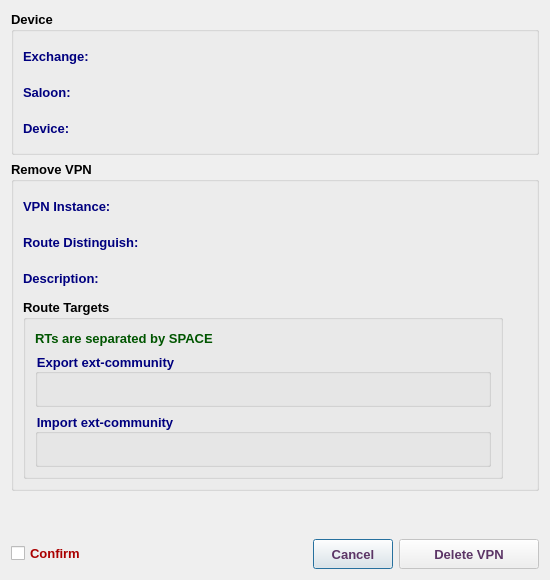
<?xml version="1.0" encoding="UTF-8"?>
<ui version="4.0">
 <class>RemoveVPNDialog</class>
 <widget class="QDialog" name="RemoveVPNDialog">
  <property name="geometry">
   <rect>
    <x>0</x>
    <y>0</y>
    <width>550</width>
    <height>580</height>
   </rect>
  </property>
  <property name="minimumSize">
   <size>
    <width>550</width>
    <height>580</height>
   </size>
  </property>
  <property name="maximumSize">
   <size>
    <width>551</width>
    <height>581</height>
   </size>
  </property>
  <property name="font">
   <font>
    <family>Tahoma</family>
    <pointsize>10</pointsize>
   </font>
  </property>
  <property name="windowTitle">
   <string>Remove VPN</string>
  </property>
  <property name="windowIcon">
   <iconset resource="../../../../image.qrc">
    <normaloff>:/Image/remove.png</normaloff>:/Image/remove.png</iconset>
  </property>
  <layout class="QVBoxLayout" name="verticalLayout">
   <item>
    <widget class="QGroupBox" name="groupBox_6">
     <property name="font">
      <font>
       <family>Tahoma</family>
       <pointsize>10</pointsize>
       <weight>75</weight>
       <bold>true</bold>
      </font>
     </property>
     <property name="title">
      <string>Device</string>
     </property>
     <layout class="QVBoxLayout" name="verticalLayout_4">
      <item>
       <layout class="QHBoxLayout" name="horizontalLayout_10">
        <item>
         <widget class="QLabel" name="label_8">
          <property name="minimumSize">
           <size>
            <width>100</width>
            <height>30</height>
           </size>
          </property>
          <property name="maximumSize">
           <size>
            <width>100</width>
            <height>30</height>
           </size>
          </property>
          <property name="font">
           <font>
            <family>Tahoma</family>
            <pointsize>10</pointsize>
            <weight>75</weight>
            <bold>true</bold>
           </font>
          </property>
          <property name="styleSheet">
           <string notr="true">color: rgb(0, 0, 127);</string>
          </property>
          <property name="text">
           <string>Exchange:</string>
          </property>
         </widget>
        </item>
        <item>
         <widget class="QLabel" name="abbrLbl">
          <property name="sizePolicy">
           <sizepolicy hsizetype="Expanding" vsizetype="Preferred">
            <horstretch>0</horstretch>
            <verstretch>0</verstretch>
           </sizepolicy>
          </property>
          <property name="minimumSize">
           <size>
            <width>200</width>
            <height>30</height>
           </size>
          </property>
          <property name="maximumSize">
           <size>
            <width>5000</width>
            <height>30</height>
           </size>
          </property>
          <property name="font">
           <font>
            <family>Tahoma</family>
            <pointsize>10</pointsize>
            <weight>75</weight>
            <bold>true</bold>
           </font>
          </property>
          <property name="styleSheet">
           <string notr="true">color: rgb(85, 0, 127);</string>
          </property>
          <property name="text">
           <string/>
          </property>
          <property name="wordWrap">
           <bool>true</bool>
          </property>
         </widget>
        </item>
       </layout>
      </item>
      <item>
       <layout class="QHBoxLayout" name="horizontalLayout_11">
        <item>
         <widget class="QLabel" name="label_9">
          <property name="minimumSize">
           <size>
            <width>100</width>
            <height>30</height>
           </size>
          </property>
          <property name="maximumSize">
           <size>
            <width>100</width>
            <height>30</height>
           </size>
          </property>
          <property name="font">
           <font>
            <family>Tahoma</family>
            <pointsize>10</pointsize>
            <weight>75</weight>
            <bold>true</bold>
           </font>
          </property>
          <property name="styleSheet">
           <string notr="true">color: rgb(0, 0, 127);</string>
          </property>
          <property name="text">
           <string>Saloon:</string>
          </property>
         </widget>
        </item>
        <item>
         <widget class="QLabel" name="saloonLbl">
          <property name="sizePolicy">
           <sizepolicy hsizetype="Expanding" vsizetype="Preferred">
            <horstretch>0</horstretch>
            <verstretch>0</verstretch>
           </sizepolicy>
          </property>
          <property name="minimumSize">
           <size>
            <width>200</width>
            <height>30</height>
           </size>
          </property>
          <property name="maximumSize">
           <size>
            <width>5000</width>
            <height>30</height>
           </size>
          </property>
          <property name="font">
           <font>
            <family>Tahoma</family>
            <pointsize>10</pointsize>
            <weight>75</weight>
            <bold>true</bold>
           </font>
          </property>
          <property name="styleSheet">
           <string notr="true">color: rgb(85, 0, 127);</string>
          </property>
          <property name="text">
           <string/>
          </property>
          <property name="wordWrap">
           <bool>true</bool>
          </property>
         </widget>
        </item>
       </layout>
      </item>
      <item>
       <layout class="QHBoxLayout" name="horizontalLayout_12">
        <item>
         <widget class="QLabel" name="label_10">
          <property name="minimumSize">
           <size>
            <width>100</width>
            <height>30</height>
           </size>
          </property>
          <property name="maximumSize">
           <size>
            <width>100</width>
            <height>30</height>
           </size>
          </property>
          <property name="font">
           <font>
            <family>Tahoma</family>
            <pointsize>10</pointsize>
            <weight>75</weight>
            <bold>true</bold>
           </font>
          </property>
          <property name="styleSheet">
           <string notr="true">color: rgb(0, 0, 127);</string>
          </property>
          <property name="text">
           <string>Device:</string>
          </property>
         </widget>
        </item>
        <item>
         <widget class="QLabel" name="deviceLbl">
          <property name="sizePolicy">
           <sizepolicy hsizetype="Expanding" vsizetype="Preferred">
            <horstretch>0</horstretch>
            <verstretch>0</verstretch>
           </sizepolicy>
          </property>
          <property name="minimumSize">
           <size>
            <width>200</width>
            <height>30</height>
           </size>
          </property>
          <property name="maximumSize">
           <size>
            <width>5000</width>
            <height>30</height>
           </size>
          </property>
          <property name="font">
           <font>
            <family>Tahoma</family>
            <pointsize>10</pointsize>
            <weight>75</weight>
            <bold>true</bold>
           </font>
          </property>
          <property name="styleSheet">
           <string notr="true">color: rgb(85, 0, 127);</string>
          </property>
          <property name="text">
           <string/>
          </property>
          <property name="wordWrap">
           <bool>true</bool>
          </property>
         </widget>
        </item>
       </layout>
      </item>
     </layout>
    </widget>
   </item>
   <item>
    <widget class="QGroupBox" name="groupBox_2">
     <property name="font">
      <font>
       <family>Tahoma</family>
       <pointsize>10</pointsize>
       <weight>75</weight>
       <bold>true</bold>
      </font>
     </property>
     <property name="title">
      <string>Remove VPN</string>
     </property>
     <layout class="QVBoxLayout" name="verticalLayout_2">
      <item>
       <layout class="QHBoxLayout" name="horizontalLayout_5">
        <item>
         <widget class="QLabel" name="label_4">
          <property name="minimumSize">
           <size>
            <width>170</width>
            <height>30</height>
           </size>
          </property>
          <property name="maximumSize">
           <size>
            <width>170</width>
            <height>30</height>
           </size>
          </property>
          <property name="font">
           <font>
            <family>Tahoma</family>
            <pointsize>10</pointsize>
            <weight>75</weight>
            <bold>true</bold>
           </font>
          </property>
          <property name="styleSheet">
           <string notr="true">color: rgb(0, 0, 127);</string>
          </property>
          <property name="text">
           <string>VPN Instance:</string>
          </property>
         </widget>
        </item>
        <item>
         <widget class="QLabel" name="vpnLbl">
          <property name="sizePolicy">
           <sizepolicy hsizetype="Expanding" vsizetype="Preferred">
            <horstretch>0</horstretch>
            <verstretch>0</verstretch>
           </sizepolicy>
          </property>
          <property name="minimumSize">
           <size>
            <width>200</width>
            <height>30</height>
           </size>
          </property>
          <property name="maximumSize">
           <size>
            <width>5000</width>
            <height>30</height>
           </size>
          </property>
          <property name="font">
           <font>
            <family>Tahoma</family>
            <pointsize>10</pointsize>
            <weight>75</weight>
            <bold>true</bold>
           </font>
          </property>
          <property name="styleSheet">
           <string notr="true">color: rgb(85, 0, 127);</string>
          </property>
          <property name="text">
           <string/>
          </property>
          <property name="wordWrap">
           <bool>true</bool>
          </property>
         </widget>
        </item>
       </layout>
      </item>
      <item>
       <layout class="QHBoxLayout" name="horizontalLayout_6">
        <item>
         <widget class="QLabel" name="label_5">
          <property name="minimumSize">
           <size>
            <width>170</width>
            <height>30</height>
           </size>
          </property>
          <property name="maximumSize">
           <size>
            <width>170</width>
            <height>30</height>
           </size>
          </property>
          <property name="font">
           <font>
            <family>Tahoma</family>
            <pointsize>10</pointsize>
            <weight>75</weight>
            <bold>true</bold>
           </font>
          </property>
          <property name="styleSheet">
           <string notr="true">color: rgb(0, 0, 127);</string>
          </property>
          <property name="text">
           <string>Route Distinguish:</string>
          </property>
         </widget>
        </item>
        <item>
         <widget class="QLabel" name="rdLbl">
          <property name="sizePolicy">
           <sizepolicy hsizetype="Expanding" vsizetype="Preferred">
            <horstretch>0</horstretch>
            <verstretch>0</verstretch>
           </sizepolicy>
          </property>
          <property name="minimumSize">
           <size>
            <width>200</width>
            <height>30</height>
           </size>
          </property>
          <property name="maximumSize">
           <size>
            <width>5000</width>
            <height>30</height>
           </size>
          </property>
          <property name="font">
           <font>
            <family>Tahoma</family>
            <pointsize>10</pointsize>
            <weight>75</weight>
            <bold>true</bold>
           </font>
          </property>
          <property name="styleSheet">
           <string notr="true">color: rgb(85, 0, 127);</string>
          </property>
          <property name="text">
           <string/>
          </property>
          <property name="wordWrap">
           <bool>true</bool>
          </property>
         </widget>
        </item>
       </layout>
      </item>
      <item>
       <layout class="QHBoxLayout" name="horizontalLayout_7">
        <item>
         <widget class="QLabel" name="label_6">
          <property name="minimumSize">
           <size>
            <width>170</width>
            <height>30</height>
           </size>
          </property>
          <property name="maximumSize">
           <size>
            <width>170</width>
            <height>30</height>
           </size>
          </property>
          <property name="font">
           <font>
            <family>Tahoma</family>
            <pointsize>10</pointsize>
            <weight>75</weight>
            <bold>true</bold>
           </font>
          </property>
          <property name="styleSheet">
           <string notr="true">color: rgb(0, 0, 127);</string>
          </property>
          <property name="text">
           <string>Description:</string>
          </property>
         </widget>
        </item>
        <item>
         <widget class="QLabel" name="descLbl">
          <property name="sizePolicy">
           <sizepolicy hsizetype="Expanding" vsizetype="Preferred">
            <horstretch>0</horstretch>
            <verstretch>0</verstretch>
           </sizepolicy>
          </property>
          <property name="minimumSize">
           <size>
            <width>200</width>
            <height>30</height>
           </size>
          </property>
          <property name="maximumSize">
           <size>
            <width>5000</width>
            <height>30</height>
           </size>
          </property>
          <property name="font">
           <font>
            <family>Tahoma</family>
            <pointsize>10</pointsize>
            <weight>75</weight>
            <bold>true</bold>
           </font>
          </property>
          <property name="styleSheet">
           <string notr="true">color: rgb(85, 0, 127);</string>
          </property>
          <property name="text">
           <string/>
          </property>
          <property name="wordWrap">
           <bool>true</bool>
          </property>
         </widget>
        </item>
       </layout>
      </item>
      <item>
       <widget class="QGroupBox" name="groupBox_4">
        <property name="sizePolicy">
         <sizepolicy hsizetype="Fixed" vsizetype="Fixed">
          <horstretch>0</horstretch>
          <verstretch>0</verstretch>
         </sizepolicy>
        </property>
        <property name="minimumSize">
         <size>
          <width>480</width>
          <height>180</height>
         </size>
        </property>
        <property name="maximumSize">
         <size>
          <width>480</width>
          <height>180</height>
         </size>
        </property>
        <property name="font">
         <font>
          <family>Tahoma</family>
          <pointsize>10</pointsize>
          <weight>75</weight>
          <bold>true</bold>
         </font>
        </property>
        <property name="title">
         <string>Route Targets</string>
        </property>
        <layout class="QVBoxLayout" name="verticalLayout_3">
         <item>
          <widget class="QLabel" name="label_7">
           <property name="font">
            <font>
             <family>Tahoma</family>
             <pointsize>10</pointsize>
             <weight>75</weight>
             <bold>true</bold>
            </font>
           </property>
           <property name="styleSheet">
            <string notr="true">color: rgb(0, 85, 0);</string>
           </property>
           <property name="text">
            <string>RTs are separated by SPACE</string>
           </property>
          </widget>
         </item>
         <item>
          <widget class="QGroupBox" name="groupBox_3">
           <property name="font">
            <font>
             <family>Tahoma</family>
             <pointsize>10</pointsize>
             <weight>75</weight>
             <bold>true</bold>
            </font>
           </property>
           <property name="styleSheet">
            <string notr="true">color: rgb(0, 0, 127);</string>
           </property>
           <property name="title">
            <string>Export ext-community</string>
           </property>
           <layout class="QHBoxLayout" name="horizontalLayout_8">
            <property name="spacing">
             <number>0</number>
            </property>
            <property name="leftMargin">
             <number>0</number>
            </property>
            <property name="topMargin">
             <number>0</number>
            </property>
            <property name="rightMargin">
             <number>0</number>
            </property>
            <property name="bottomMargin">
             <number>0</number>
            </property>
            <item>
             <widget class="QLabel" name="expLbl">
              <property name="minimumSize">
               <size>
                <width>200</width>
                <height>30</height>
               </size>
              </property>
              <property name="maximumSize">
               <size>
                <width>16777215</width>
                <height>30</height>
               </size>
              </property>
              <property name="font">
               <font>
                <family>Tahoma</family>
                <pointsize>10</pointsize>
                <weight>75</weight>
                <bold>true</bold>
               </font>
              </property>
              <property name="styleSheet">
               <string notr="true">color: rgb(85, 0, 127);</string>
              </property>
              <property name="text">
               <string/>
              </property>
              <property name="wordWrap">
               <bool>true</bool>
              </property>
             </widget>
            </item>
           </layout>
          </widget>
         </item>
         <item>
          <widget class="QGroupBox" name="groupBox_5">
           <property name="font">
            <font>
             <family>Tahoma</family>
             <pointsize>10</pointsize>
             <weight>75</weight>
             <bold>true</bold>
            </font>
           </property>
           <property name="styleSheet">
            <string notr="true">color: rgb(0, 0, 127);</string>
           </property>
           <property name="title">
            <string>Import ext-community</string>
           </property>
           <layout class="QHBoxLayout" name="horizontalLayout_9">
            <property name="spacing">
             <number>0</number>
            </property>
            <property name="leftMargin">
             <number>0</number>
            </property>
            <property name="topMargin">
             <number>0</number>
            </property>
            <property name="rightMargin">
             <number>0</number>
            </property>
            <property name="bottomMargin">
             <number>0</number>
            </property>
            <item>
             <widget class="QLabel" name="impLbl">
              <property name="minimumSize">
               <size>
                <width>200</width>
                <height>30</height>
               </size>
              </property>
              <property name="maximumSize">
               <size>
                <width>16777215</width>
                <height>30</height>
               </size>
              </property>
              <property name="font">
               <font>
                <family>Tahoma</family>
                <pointsize>10</pointsize>
                <weight>75</weight>
                <bold>true</bold>
               </font>
              </property>
              <property name="styleSheet">
               <string notr="true">color: rgb(85, 0, 127);</string>
              </property>
              <property name="text">
               <string/>
              </property>
              <property name="wordWrap">
               <bool>true</bool>
              </property>
             </widget>
            </item>
           </layout>
          </widget>
         </item>
        </layout>
       </widget>
      </item>
     </layout>
    </widget>
   </item>
   <item>
    <spacer name="verticalSpacer">
     <property name="font">
      <font>
       <family>Tahoma</family>
       <pointsize>10</pointsize>
      </font>
     </property>
     <property name="orientation">
      <enum>Qt::Vertical</enum>
     </property>
     <property name="sizeHint" stdset="0">
      <size>
       <width>20</width>
       <height>59</height>
      </size>
     </property>
    </spacer>
   </item>
   <item>
    <layout class="QHBoxLayout" name="horizontalLayout">
     <item>
      <widget class="QCheckBox" name="checkBox">
       <property name="font">
        <font>
         <family>Tahoma</family>
         <pointsize>10</pointsize>
         <weight>75</weight>
         <bold>true</bold>
        </font>
       </property>
       <property name="styleSheet">
        <string notr="true">color: rgb(170, 0, 0);</string>
       </property>
       <property name="text">
        <string>Confirm</string>
       </property>
      </widget>
     </item>
     <item>
      <spacer name="horizontalSpacer">
       <property name="font">
        <font>
         <family>Tahoma</family>
         <pointsize>10</pointsize>
        </font>
       </property>
       <property name="orientation">
        <enum>Qt::Horizontal</enum>
       </property>
       <property name="sizeHint" stdset="0">
        <size>
         <width>40</width>
         <height>20</height>
        </size>
       </property>
      </spacer>
     </item>
     <item>
      <widget class="QPushButton" name="cancelBtn">
       <property name="sizePolicy">
        <sizepolicy hsizetype="Preferred" vsizetype="Preferred">
         <horstretch>0</horstretch>
         <verstretch>0</verstretch>
        </sizepolicy>
       </property>
       <property name="minimumSize">
        <size>
         <width>80</width>
         <height>30</height>
        </size>
       </property>
       <property name="maximumSize">
        <size>
         <width>150</width>
         <height>30</height>
        </size>
       </property>
       <property name="font">
        <font>
         <family>Tahoma</family>
         <pointsize>10</pointsize>
         <weight>75</weight>
         <bold>true</bold>
        </font>
       </property>
       <property name="styleSheet">
        <string notr="true">color: rgb(92, 53, 102);</string>
       </property>
       <property name="text">
        <string>Cancel</string>
       </property>
      </widget>
     </item>
     <item>
      <widget class="QPushButton" name="okBtn">
       <property name="enabled">
        <bool>false</bool>
       </property>
       <property name="sizePolicy">
        <sizepolicy hsizetype="Preferred" vsizetype="Preferred">
         <horstretch>0</horstretch>
         <verstretch>0</verstretch>
        </sizepolicy>
       </property>
       <property name="minimumSize">
        <size>
         <width>140</width>
         <height>30</height>
        </size>
       </property>
       <property name="maximumSize">
        <size>
         <width>150</width>
         <height>30</height>
        </size>
       </property>
       <property name="font">
        <font>
         <family>Tahoma</family>
         <pointsize>10</pointsize>
         <weight>75</weight>
         <bold>true</bold>
        </font>
       </property>
       <property name="styleSheet">
        <string notr="true">color: rgb(92, 53, 102);</string>
       </property>
       <property name="text">
        <string>Delete VPN</string>
       </property>
       <property name="icon">
        <iconset resource="../../../../image.qrc">
         <normaloff>:/Image/remove.png</normaloff>:/Image/remove.png</iconset>
       </property>
       <property name="iconSize">
        <size>
         <width>20</width>
         <height>20</height>
        </size>
       </property>
      </widget>
     </item>
    </layout>
   </item>
  </layout>
 </widget>
 <tabstops>
  <tabstop>checkBox</tabstop>
  <tabstop>okBtn</tabstop>
  <tabstop>cancelBtn</tabstop>
 </tabstops>
 <resources>
  <include location="../../../../image.qrc"/>
 </resources>
 <connections/>
</ui>
